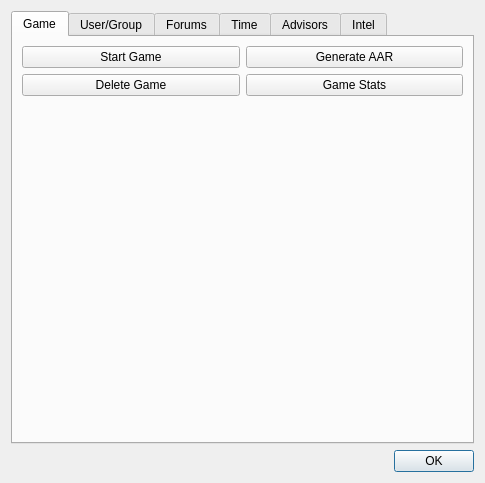
<?xml version="1.0" encoding="UTF-8"?>
<ui version="4.0">
 <class>Dialog</class>
 <widget class="QDialog" name="Dialog">
  <property name="geometry">
   <rect>
    <x>0</x>
    <y>0</y>
    <width>485</width>
    <height>483</height>
   </rect>
  </property>
  <property name="windowTitle">
   <string>Edit Scenario Window</string>
  </property>
  <layout class="QVBoxLayout" name="verticalLayout_12">
   <item>
    <widget class="QTabWidget" name="tabWidget">
     <property name="currentIndex">
      <number>0</number>
     </property>
     <widget class="QWidget" name="tab">
      <attribute name="title">
       <string>Game</string>
      </attribute>
      <layout class="QHBoxLayout" name="horizontalLayout_4">
       <item>
        <layout class="QVBoxLayout" name="verticalLayout_11">
         <item>
          <layout class="QHBoxLayout" name="horizontalLayout_6">
           <item>
            <layout class="QVBoxLayout" name="verticalLayout_3">
             <item>
              <widget class="QPushButton" name="gameStateButton">
               <property name="text">
                <string>Start Game</string>
               </property>
              </widget>
             </item>
             <item>
              <widget class="QPushButton" name="deleteGameButton">
               <property name="text">
                <string>Delete Game</string>
               </property>
              </widget>
             </item>
            </layout>
           </item>
           <item>
            <layout class="QVBoxLayout" name="verticalLayout_10">
             <item>
              <widget class="QPushButton" name="generateReportButton">
               <property name="text">
                <string>Generate AAR</string>
               </property>
              </widget>
             </item>
             <item>
              <widget class="QPushButton" name="gameStatsButton">
               <property name="text">
                <string>Game Stats</string>
               </property>
              </widget>
             </item>
            </layout>
           </item>
          </layout>
         </item>
         <item>
          <spacer name="verticalSpacer_2">
           <property name="orientation">
            <enum>Qt::Vertical</enum>
           </property>
           <property name="sizeHint" stdset="0">
            <size>
             <width>20</width>
             <height>40</height>
            </size>
           </property>
          </spacer>
         </item>
        </layout>
       </item>
      </layout>
     </widget>
     <widget class="QWidget" name="tab_2">
      <attribute name="title">
       <string>User/Group</string>
      </attribute>
      <layout class="QVBoxLayout" name="verticalLayout_5">
       <item>
        <layout class="QHBoxLayout" name="horizontalLayout">
         <item>
          <layout class="QVBoxLayout" name="verticalLayout_4">
           <item>
            <widget class="QPushButton" name="addGroupButton">
             <property name="text">
              <string>Add Group</string>
             </property>
            </widget>
           </item>
           <item>
            <widget class="QPushButton" name="removeGroupButton">
             <property name="text">
              <string>Remove Current Group</string>
             </property>
            </widget>
           </item>
           <item>
            <widget class="QPushButton" name="allGroupButton">
             <property name="text">
              <string>Show All Group Assignments</string>
             </property>
            </widget>
           </item>
          </layout>
         </item>
         <item>
          <widget class="QComboBox" name="groupComboBox"/>
         </item>
        </layout>
       </item>
       <item>
        <layout class="QHBoxLayout" name="horizontalLayout_2">
         <item>
          <widget class="QListWidget" name="ungroupedStudentList"/>
         </item>
         <item>
          <layout class="QVBoxLayout" name="verticalLayout">
           <item>
            <widget class="QToolButton" name="addStudentButton">
             <property name="text">
              <string>...</string>
             </property>
             <property name="arrowType">
              <enum>Qt::RightArrow</enum>
             </property>
            </widget>
           </item>
           <item>
            <widget class="QToolButton" name="removeStudentButton">
             <property name="text">
              <string>...</string>
             </property>
             <property name="arrowType">
              <enum>Qt::LeftArrow</enum>
             </property>
            </widget>
           </item>
          </layout>
         </item>
         <item>
          <widget class="QListWidget" name="groupStudentList"/>
         </item>
        </layout>
       </item>
       <item>
        <widget class="Line" name="line">
         <property name="orientation">
          <enum>Qt::Horizontal</enum>
         </property>
        </widget>
       </item>
       <item>
        <layout class="QHBoxLayout" name="horizontalLayout_8">
         <item>
          <layout class="QVBoxLayout" name="verticalLayout_13">
           <item>
            <widget class="QPushButton" name="createPlayerButton">
             <property name="text">
              <string>Create Player</string>
             </property>
            </widget>
           </item>
           <item>
            <widget class="QPushButton" name="removePlayerButton">
             <property name="text">
              <string>Remove Selected Player</string>
             </property>
            </widget>
           </item>
          </layout>
         </item>
         <item>
          <widget class="QPushButton" name="importStudentListButton">
           <property name="text">
            <string>Import Student List</string>
           </property>
          </widget>
         </item>
        </layout>
       </item>
      </layout>
     </widget>
     <widget class="QWidget" name="tab_6">
      <attribute name="title">
       <string>Forums</string>
      </attribute>
      <layout class="QVBoxLayout" name="verticalLayout_19">
       <item>
        <layout class="QHBoxLayout" name="horizontalLayout_9">
         <item>
          <layout class="QVBoxLayout" name="verticalLayout_14">
           <item>
            <widget class="QPushButton" name="createForumButton">
             <property name="text">
              <string>Add Forum</string>
             </property>
            </widget>
           </item>
           <item>
            <widget class="QPushButton" name="deleteForumButton">
             <property name="text">
              <string>Remove Forum</string>
             </property>
            </widget>
           </item>
          </layout>
         </item>
         <item>
          <widget class="QComboBox" name="forumList"/>
         </item>
        </layout>
       </item>
       <item>
        <layout class="QHBoxLayout" name="horizontalLayout_13">
         <item>
          <layout class="QVBoxLayout" name="verticalLayout_17">
           <item>
            <widget class="QLabel" name="label_4">
             <property name="text">
              <string>Groups:</string>
             </property>
            </widget>
           </item>
           <item>
            <widget class="QListWidget" name="forumGroupList"/>
           </item>
          </layout>
         </item>
         <item>
          <layout class="QVBoxLayout" name="verticalLayout_16">
           <item>
            <widget class="QToolButton" name="addForumGroupButton">
             <property name="text">
              <string>...</string>
             </property>
             <property name="arrowType">
              <enum>Qt::RightArrow</enum>
             </property>
            </widget>
           </item>
           <item>
            <widget class="QToolButton" name="removeForumGroupButton">
             <property name="text">
              <string>...</string>
             </property>
             <property name="arrowType">
              <enum>Qt::LeftArrow</enum>
             </property>
            </widget>
           </item>
          </layout>
         </item>
         <item>
          <layout class="QVBoxLayout" name="verticalLayout_18">
           <item>
            <widget class="QLabel" name="label_5">
             <property name="text">
              <string>Associated Groups:</string>
             </property>
            </widget>
           </item>
           <item>
            <widget class="QListWidget" name="forumAssocList"/>
           </item>
          </layout>
         </item>
        </layout>
       </item>
      </layout>
     </widget>
     <widget class="QWidget" name="tab_3">
      <attribute name="title">
       <string>Time</string>
      </attribute>
      <layout class="QVBoxLayout" name="verticalLayout_6">
       <item>
        <layout class="QHBoxLayout" name="horizontalLayout_5">
         <item>
          <widget class="QLabel" name="label">
           <property name="text">
            <string>Game Start Date:</string>
           </property>
          </widget>
         </item>
         <item>
          <widget class="QDateEdit" name="startDate">
           <property name="readOnly">
            <bool>true</bool>
           </property>
          </widget>
         </item>
        </layout>
       </item>
       <item>
        <layout class="QHBoxLayout" name="horizontalLayout_3">
         <item>
          <widget class="QLabel" name="label_2">
           <property name="text">
            <string>Current Game Date:</string>
           </property>
          </widget>
         </item>
         <item>
          <widget class="QDateEdit" name="currentDate">
           <property name="readOnly">
            <bool>true</bool>
           </property>
          </widget>
         </item>
        </layout>
       </item>
       <item>
        <layout class="QHBoxLayout" name="horizontalLayout_7">
         <item>
          <widget class="QLabel" name="label_3">
           <property name="text">
            <string>Next Game Date:</string>
           </property>
          </widget>
         </item>
         <item>
          <widget class="QDateEdit" name="nextDate"/>
         </item>
        </layout>
       </item>
       <item>
        <spacer name="verticalSpacer">
         <property name="orientation">
          <enum>Qt::Vertical</enum>
         </property>
         <property name="sizeHint" stdset="0">
          <size>
           <width>20</width>
           <height>40</height>
          </size>
         </property>
        </spacer>
       </item>
      </layout>
     </widget>
     <widget class="QWidget" name="tab_4">
      <attribute name="title">
       <string>Advisors</string>
      </attribute>
      <layout class="QHBoxLayout" name="horizontalLayout_11">
       <item>
        <layout class="QVBoxLayout" name="verticalLayout_7">
         <item>
          <layout class="QHBoxLayout" name="horizontalLayout_10">
           <item>
            <layout class="QVBoxLayout" name="verticalLayout_2">
             <item>
              <widget class="QPushButton" name="addAdvisorButton">
               <property name="text">
                <string>Add Advisor</string>
               </property>
              </widget>
             </item>
             <item>
              <widget class="QPushButton" name="editAdvisorButton">
               <property name="text">
                <string>Edit Advisor</string>
               </property>
              </widget>
             </item>
             <item>
              <widget class="QPushButton" name="removeAdvisorButton">
               <property name="text">
                <string>Remove Advisor</string>
               </property>
              </widget>
             </item>
            </layout>
           </item>
           <item>
            <widget class="QComboBox" name="advisorList"/>
           </item>
          </layout>
         </item>
         <item>
          <spacer name="verticalSpacer_3">
           <property name="orientation">
            <enum>Qt::Vertical</enum>
           </property>
           <property name="sizeHint" stdset="0">
            <size>
             <width>20</width>
             <height>40</height>
            </size>
           </property>
          </spacer>
         </item>
        </layout>
       </item>
      </layout>
     </widget>
     <widget class="QWidget" name="tab_5">
      <attribute name="title">
       <string>Intel</string>
      </attribute>
      <layout class="QVBoxLayout" name="verticalLayout_15">
       <item>
        <layout class="QVBoxLayout" name="verticalLayout_9">
         <item>
          <layout class="QHBoxLayout" name="horizontalLayout_12">
           <item>
            <layout class="QVBoxLayout" name="verticalLayout_8">
             <item>
              <widget class="QPushButton" name="addLobbyistButton">
               <property name="text">
                <string>Add Lobbyist</string>
               </property>
              </widget>
             </item>
             <item>
              <widget class="QPushButton" name="editLobbyistButton">
               <property name="text">
                <string>Edit Lobbyist</string>
               </property>
              </widget>
             </item>
             <item>
              <widget class="QPushButton" name="removeLobbyistButton">
               <property name="text">
                <string>Remove Lobbyist</string>
               </property>
              </widget>
             </item>
            </layout>
           </item>
           <item>
            <widget class="QComboBox" name="lobbyistList"/>
           </item>
          </layout>
         </item>
         <item>
          <spacer name="verticalSpacer_4">
           <property name="orientation">
            <enum>Qt::Vertical</enum>
           </property>
           <property name="sizeHint" stdset="0">
            <size>
             <width>20</width>
             <height>40</height>
            </size>
           </property>
          </spacer>
         </item>
        </layout>
       </item>
      </layout>
     </widget>
    </widget>
   </item>
   <item>
    <widget class="QDialogButtonBox" name="buttonBox">
     <property name="orientation">
      <enum>Qt::Horizontal</enum>
     </property>
     <property name="standardButtons">
      <set>QDialogButtonBox::Ok</set>
     </property>
    </widget>
   </item>
  </layout>
 </widget>
 <resources/>
 <connections>
  <connection>
   <sender>buttonBox</sender>
   <signal>accepted()</signal>
   <receiver>Dialog</receiver>
   <slot>accept()</slot>
   <hints>
    <hint type="sourcelabel">
     <x>248</x>
     <y>254</y>
    </hint>
    <hint type="destinationlabel">
     <x>157</x>
     <y>274</y>
    </hint>
   </hints>
  </connection>
  <connection>
   <sender>buttonBox</sender>
   <signal>rejected()</signal>
   <receiver>Dialog</receiver>
   <slot>reject()</slot>
   <hints>
    <hint type="sourcelabel">
     <x>316</x>
     <y>260</y>
    </hint>
    <hint type="destinationlabel">
     <x>286</x>
     <y>274</y>
    </hint>
   </hints>
  </connection>
 </connections>
</ui>
